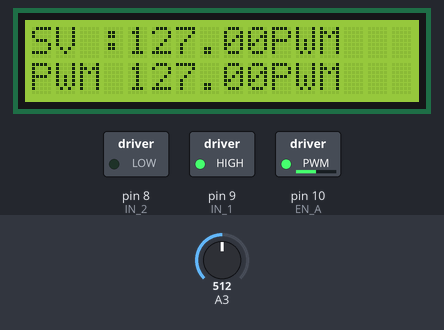
Bench run of a sketch on a simulated Arduino Uno, built with avr-gcc and run on an emulated ATmega328P. Parts: 16×2 character LCD, switched loads named in the sketch (green lamp = pin HIGH). Inputs (shaded band) come from the test bench; at power-on: A3 = 512. What the sketch prints to the serial monitor is not drawn.

Above: at 1.3 s.
1.4 s: A3 set to 44
At 2.2 s:
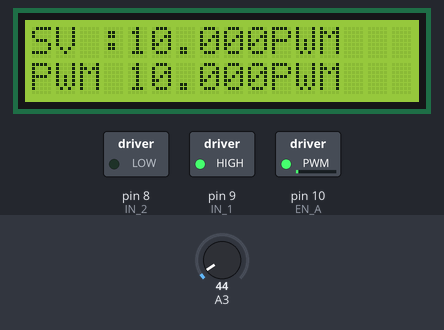
2.9 s: A3 set to 38
At 3.3 s:
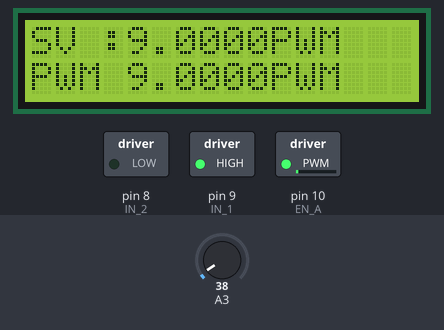
4.4 s: A3 set to 716
At 4.8 s:
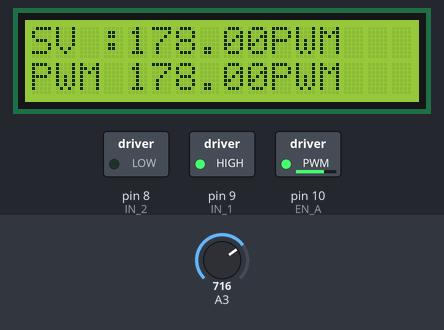
5.9 s: A3 set to 900
At 6.6 s:
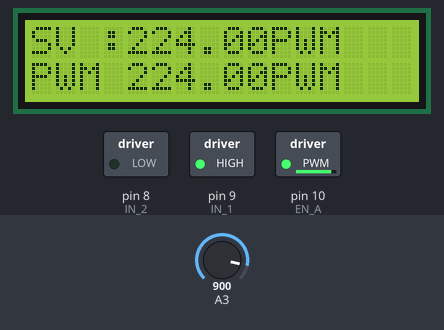
7.4 s: A3 set to 412
At 8.0 s:
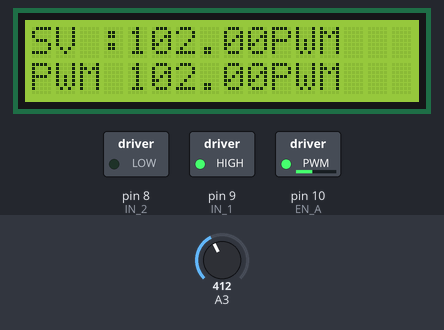
8.9 s: A3 set to 387
At 9.3 s:
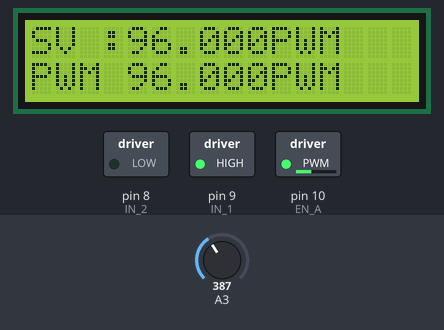
Timing chart, 0 to 11.4 s (numbered marks = the images above; inputs shaded):
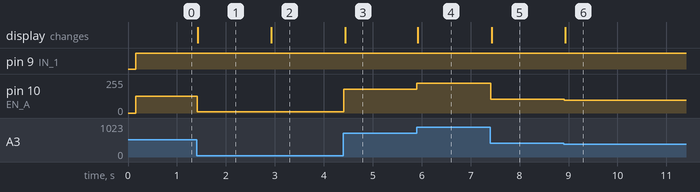

The sketch:

B400_PengujianPompapH.ino
```cpp
/*
 * Nama   : Devandri Suherman
 * NIM    : 191354007
 * Matkul : Sistem Kendali Digital
 * Judul  : PROYEK MANDIRI - Pengujian Komponen
 *          Pompa Penyedot pH
 * Tanggal: Kamis, 2d Desember 2021
 */

#include <Wire.h> //Library I2C
#include <LiquidCrystal_I2C.h> //Library LCD I2C
LiquidCrystal_I2C lcd(0x27,16,2);

//Mendefinisikan pin untuk driver dan Pompa
#define EN_A 10
#define IN_1 9
#define IN_2 8


//Deklarasi untuk Potensiometer
float SV, PV, pot; //deklarasi SV dan PV
unsigned long t; //waktu sekarang
double t_1, Ts; //waktu sebelum , Ts = time sampling
float interval_elapsed, interval_limit;

void setup() {
  Serial.begin(9600);
  interval_elapsed = 0; //besarnya interval yang sudah dilewati
  interval_limit= 0.01; //waktu data akan ditampilkan;
  t = 0;
  lcd.init();
  lcd.begin(16,2);
  lcd.backlight();
  lcd.setCursor(0,0); // kolom x baris
  lcd.print("SV : ");
  lcd.setCursor(9,0); // kolom x baris
  lcd.print(" PWM");
  lcd.setCursor(0,1); // kolom x baris
  lcd.print("PWM Motor : ");
  lcd.setCursor(9,1); // kolom x baris
  lcd.print(" PWM");

  //Konfigurasi Pompa
  pinMode(EN_A, OUTPUT);
  pinMode(IN_1, OUTPUT);
  pinMode(IN_2, OUTPUT);
}

void loop(){
  pot = analogRead(3);
  SV = map(pot,0,1023,0,255);
  PV = SV;
  t_1 = t; //Menghitung Ts
  t = millis();
  Ts = (t-t_1)/1000; //Proses perhitungan Ts dalam second
  //Menghitung waktu elapsed untuk menentukan kapan nilai di display
  interval_elapsed = interval_elapsed + Ts;
  //Menuliskan SV ke pin output
  analogWrite(EN_A,SV);
  digitalWrite(IN_1,HIGH);
  digitalWrite(IN_2,LOW);

  if (interval_elapsed >= interval_limit){
    Serial.print(0);
    Serial.print(" ");
    Serial.print(300);
    Serial.print(" ");
    Serial.print(SV,2);
    Serial.print(" ");
    Serial.println(PV,2);

    //Menampilkan data ke LCD
    lcd.setCursor(4,0);
    lcd.print(SV,2);
    lcd.setCursor(4,1);
    lcd.print(PV,2);

    //Reset nilai untuk perhitungan selanjutnya
    interval_elapsed = 0;
  }else {
    interval_elapsed = interval_elapsed;
  }

}

////Membuat fungsi agar SV menjadi bentuk float
//float f_map(float x, float x1, float x2, float y1, float y2){
//  return (x - x1) * (y2 - y1) / (x2 - x1) + y1;
//}
```

Measured:
- after the input at 1.4 s, pin 10 (EN_A): 127/255 → 10/255 at once; the display: changes at once (image 1)
- after the input at 2.9 s, pin 10 (EN_A): 10/255 → 9/255 at once; the display: changes at once (image 2)
- after the input at 4.4 s, pin 10 (EN_A): 9/255 → 178/255 at once; the display: changes at once (image 3)
- after the input at 5.9 s, pin 10 (EN_A): 178/255 → 224/255 at once; the display: changes at once (image 4)
- after the input at 7.4 s, pin 10 (EN_A): 224/255 → 102/255 at once; the display: changes at once (image 5)
- after the input at 8.9 s, pin 10 (EN_A): 102/255 → 96/255 at once; the display: changes at once (image 6)
